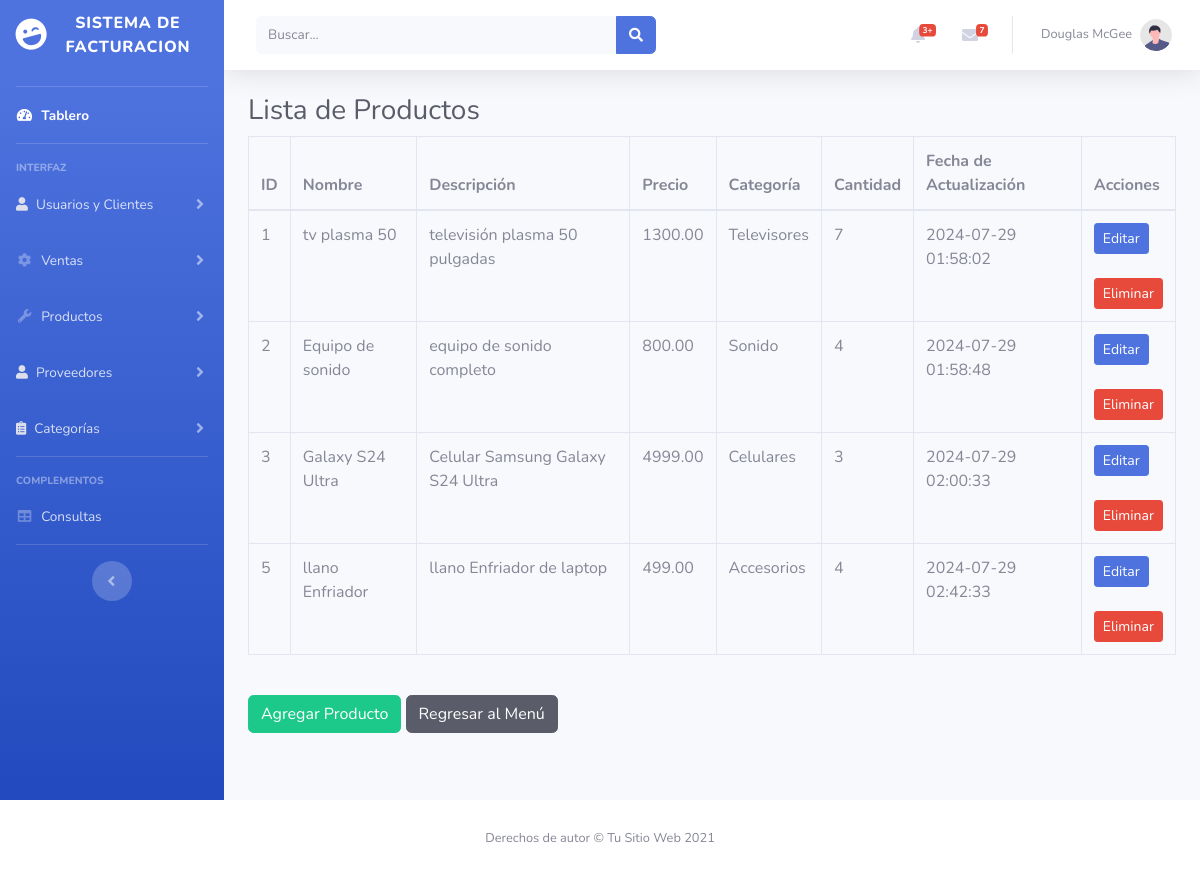
/Proyecto/ver_productos.php, run on the app's committed database.
### tables this page shows
CREATE TABLE `producto` (
  `id` int(11) NOT NULL,
  `nombre` varchar(100) NOT NULL,
  `descripcion` text DEFAULT NULL,
  `precio` decimal(10,2) NOT NULL,
  `categoria_id` int(11) DEFAULT NULL,
  `proveedor_id` int(11) DEFAULT NULL
);

CREATE TABLE `categoria` (
  `id` int(11) NOT NULL,
  `nombre` varchar(100) NOT NULL
);

CREATE TABLE `stock` (
  `id` int(11) NOT NULL,
  `producto_id` int(11) DEFAULT NULL,
  `cantidad` int(11) NOT NULL,
  `fecha_actualizacion` timestamp NOT NULL DEFAULT current_timestamp()
);

### Proyecto/ver_productos.php (the view, shortened to what this page needs)
<?php
require_once "vistas/parte_superior.php";
?>
<div class="container">
    <h1 class="h3 mb-2 text-gray-800">Lista de Productos</h1>
    <?php
    include '../conexion.php';
    $conexion = mysqli_connect($host, $username, $password, $dbname);
    $query = "
        SELECT p.id, p.nombre, p.descripcion, p.precio, c.nombre AS categoria, s.cantidad, s.fecha_actualizacion
        FROM producto p
        LEFT JOIN categoria c ON p.categoria_id = c.id
        LEFT JOIN stock s ON p.id = s.producto_id
    ";
    $result = mysqli_query($conexion, $query);
    ?>
    <table class="table table-bordered">
        <thead>
            <tr>
                <th>ID</th>
                <th>Nombre</th>
                <th>Descripción</th>
                <th>Precio</th>
                <th>Categoría</th>
                <th>Cantidad</th>
                <th>Fecha de Actualización</th>
                <th>Acciones</th>
            </tr>
        </thead>
        <tbody>
            <?php while ($producto = mysqli_fetch_assoc($result)): ?>
                <tr>
                    <td><?php echo htmlspecialchars($producto['id']); ?></td>
                    <td><?php echo htmlspecialchars($producto['nombre']); ?></td>
                    <td><?php echo htmlspecialchars($producto['descripcion']); ?></td>
                    <td><?php echo htmlspecialchars($producto['precio']); ?></td>
                    <td><?php echo htmlspecialchars($producto['categoria']); ?></td>
                    <td><?php echo htmlspecialchars($producto['cantidad']); ?></td>
                    <td><?php echo htmlspecialchars($producto['fecha_actualizacion']); ?></td>
                    <td>
                        <a href="editar_productos.php?id=<?php echo $producto['id']; ?>" class="btn btn-primary btn-sm">Editar</a> <br><br>
                        <a href="eliminar_productos.php?id=<?php echo $producto['id']; ?>" class="btn btn-danger btn-sm">Eliminar</a>
                    </td>
                </tr>
            <?php endwhile; ?>
        </tbody>
    </table>
    <br>
    <a href="agregar_producto.php" class="btn btn-success">Agregar Producto</a>
    <a href="index.php" class="btn btn-dark">Regresar al Menú</a>
</div>
<?php
require_once "vistas/parte_inferior.php";
?>

### Proyecto/vistas/parte_superior.php (shortened to what this page needs)
<!DOCTYPE html>
<html lang="es">
<head>
    <link href="vendor/fontawesome-free/css/all.min.css" rel="stylesheet" type="text/css">
    <link href="css/sb-admin-2.min.css" rel="stylesheet">
</head>
<body id="page-top">
    <div id="wrapper">
        <ul class="navbar-nav bg-gradient-primary sidebar sidebar-dark accordion" id="accordionSidebar">
            <a class="sidebar-brand d-flex align-items-center justify-content-center" href="index.php">
                <div class="sidebar-brand-icon rotate-n-15">
                    <i class="fas fa-laugh-wink"></i>
                </div>
                <div class="sidebar-brand-text mx-3">Sistema de Facturacion </div>
                <a class="nav-link collapsed" href="index.php">
            </a>
            <hr class="sidebar-divider my-0">
            <li class="nav-item active">
                <a class="nav-link" href="index.php">
                    <i class="fas fa-fw fa-tachometer-alt"></i>
                    <span>Tablero</span></a>
            </li>
            <hr class="sidebar-divider">
            <div class="sidebar-heading">
                Interfaz
            </div>
            <li class="nav-item">
                <a class="nav-link collapsed" href="#" data-toggle="collapse" data-target="#collapseUsersClients"
                    aria-expanded="true" aria-controls="collapseUsersClients">
                    <i class="fas fa-user fa-2x text-gray-300"></i>
                    <span>Usuarios y Clientes</span>
                </a>
            </li>
            <li class="nav-item">
                <a class="nav-link collapsed" href="#" data-toggle="collapse" data-target="#collapseSales"
                    aria-expanded="true" aria-controls="collapseSales">
                    <i class="fas fa-fw fa-cog"></i>
                    <span>Ventas</span>
                </a>
            </li>
            <li class="nav-item">
                <a class="nav-link collapsed" href="#" data-toggle="collapse" data-target="#collapseUtilities"
                    aria-expanded="true" aria-controls="collapseUtilities">
                    <i class="fas fa-fw fa-wrench"></i>
                    <span>Productos</span>
                </a>
            </li>
            <li class="nav-item">
                <a class="nav-link collapsed" href="#" data-toggle="collapse" data-target="#collapseProveedores"
                    aria-expanded="true" aria-controls="collapseProveedores">
                    <i class="fas fa-user fa-2x text-gray-300"></i>
                    <span>Proveedores</span>
                </a>
            </li>
            <li class="nav-item">
                <a class="nav-link collapsed" href="#" data-toggle="collapse" data-target="#collapseCategorias"
                    aria-expanded="true" aria-controls="collapseCategorias">
                    <i class="fas fa-clipboard-list fa-2x text-gray-300"></i>
                    <span>Categorías</span>
                </a>
            </li>
            <hr class="sidebar-divider">
            <div class="sidebar-heading">
                Complementos
            </div>
            <li class="nav-item">
                <a class="nav-link" href="tabla_consultas.php">
                    <i class="fas fa-fw fa-table"></i>
                    <span>Consultas</span></a>
            </li>
            <hr class="sidebar-divider d-none d-md-block">
            <div class="text-center d-none d-md-inline">
                <button class="rounded-circle border-0" id="sidebarToggle"></button>
            </div>
        </ul>
        <div id="content-wrapper" class="d-flex flex-column">
            <div id="content">
                <nav class="navbar navbar-expand navbar-light bg-white topbar mb-4 static-top shadow">
                    <form
                        class="d-none d-sm-inline-block form-inline mr-auto ml-md-3 my-2 my-md-0 mw-100 navbar-search">
                        <div class="input-group">
                            <input type="text" class="form-control bg-light border-0 small" placeholder="Buscar..."
                                aria-label="Buscar" aria-describedby="basic-addon2">
                            <div class="input-group-append">
                                <button class="btn btn-primary" type="button">
                                    <i class="fas fa-search fa-sm"></i>
                                </button>
                            </div>
                        </div>
                    </form>
                    <ul class="navbar-nav ml-auto">
                        <li class="nav-item dropdown no-arrow mx-1">
                            <a class="nav-link dropdown-toggle" href="#" id="alertsDropdown" role="button"
                                data-toggle="dropdown" aria-haspopup="true" aria-expanded="false">
                                <i class="fas fa-bell fa-fw"></i>
                                <span class="badge badge-danger badge-counter">3+</span>
                            </a>
                        </li>
                        <li class="nav-item dropdown no-arrow mx-1">
                            <a class="nav-link dropdown-toggle" href="#" id="messagesDropdown" role="button"
                                data-toggle="dr opdown" aria-haspopup="true" aria-expanded="false">
                                <i class="fas fa-envelope fa-fw"></i>
                                <span class="badge badge-danger badge-counter">7</span>
                            </a>
                </li>
                <li class="nav-item dropdown no-arrow">
                    <a class="nav-link dropdown-toggle" href="#" id="userDropdown" role="button"
                        data-toggle="dropdown" aria-haspopup="true" aria-expanded="false">
                        <span class="mr-2 d-none d-lg-inline text-gray-600 small">Douglas McGee</span>
                        <img class="img-profile rounded-circle"
                            src="img/undraw_profile.svg">
                    </a>
                </li>
            </ul>
        </nav>

### Proyecto/vistas/parte_inferior.php (shortened to what this page needs)
</div>
</div>
</div>
<footer class="sticky-footer bg-white">
    <div class="container my-auto">
        <div class="copyright text-center my-auto">
            <span>Derechos de autor &copy; Tu Sitio Web 2021</span>
        </div>
    </div>
</footer>
</body>
</html>

### data on the page
producto: id "1", nombre "tv plasma 50", descripcion "televisión plasma 50 pulgadas", precio "1300.00", categoria.nombre "Televisores", stock.cantidad "7", stock.fecha_actualizacion "2024-07-29 01:58:02"
producto: id "2", nombre "Equipo de sonido", descripcion "equipo de sonido completo", precio "800.00", categoria.nombre "Sonido", stock.cantidad "4", stock.fecha_actualizacion "2024-07-29 01:58:48"
producto: id "3", nombre "Galaxy S24 Ultra", descripcion "Celular Samsung Galaxy S24 Ultra", precio "4999.00", categoria.nombre "Celulares", stock.cantidad "3", stock.fecha_actualizacion "2024-07-29 02:00:33"
producto: id "5", nombre "llano Enfriador", descripcion "llano Enfriador de laptop", precio "499.00", categoria.nombre "Accesorios", stock.cantidad "4", stock.fecha_actualizacion "2024-07-29 02:42:33"
